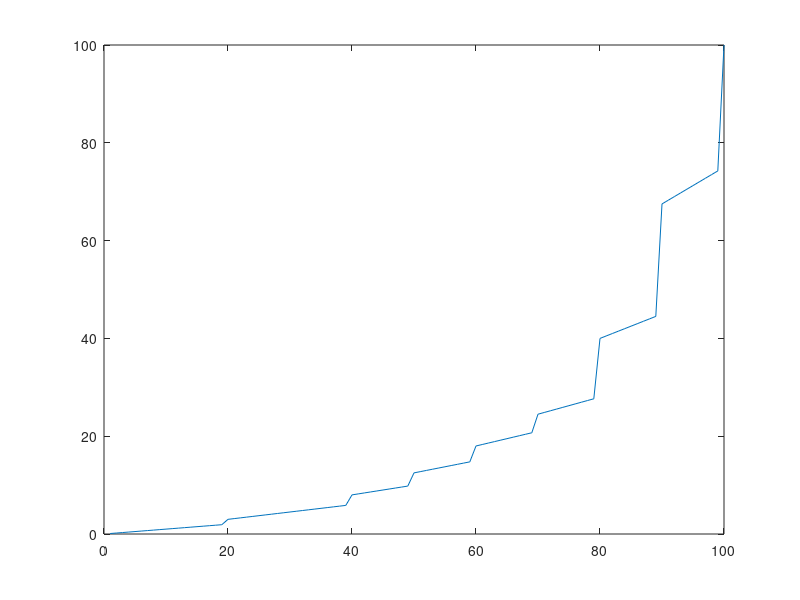

This figure's MATLAB source:
Grade = zeros(1,100);
for brownies = 1:100
   if brownies < 20 
       Grade(brownies) = brownies * .1;
   elseif brownies < 40
       Grade(brownies) = brownies * .15;
   elseif brownies < 50 
       Grade(brownies) = brownies * .2;
   elseif brownies < 60
       Grade(brownies) = brownies * .25;
   elseif brownies < 70
       Grade(brownies) = brownies * .3;
   elseif brownies < 80
       Grade(brownies) = brownies * .35;
   elseif brownies < 90
       Grade(brownies) = brownies * .5;
   elseif brownies < 100
       Grade(brownies) = brownies * .75;
   else
       Grade(brownies) = brownies * 1;
   end
end  
   category = 1:100;
   
   plot(category,Grade);